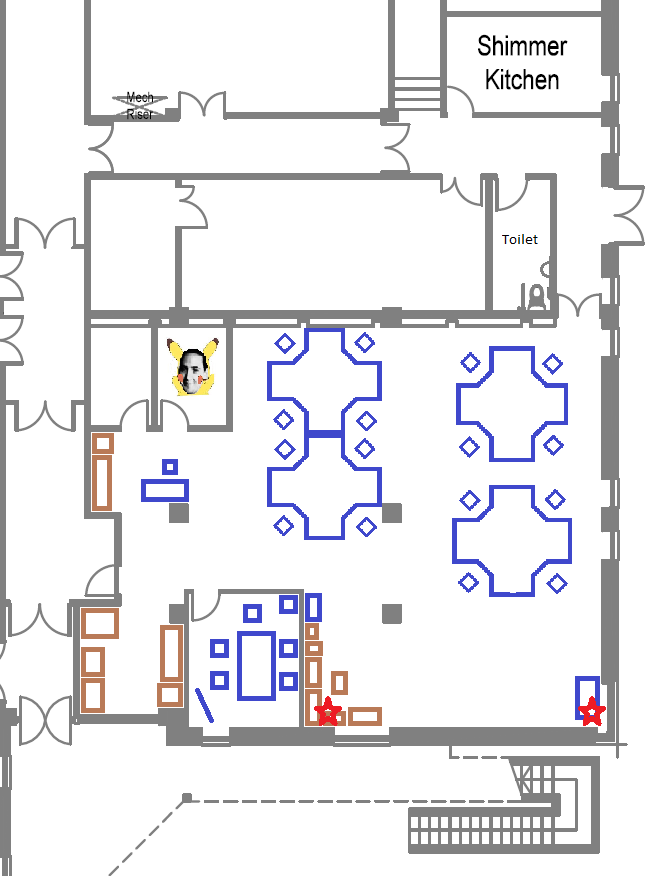
#> input picture ShimmerOffice2.png, 662 x 876 px
$ python PlotDrawer.py   (Python 2 division)
#> lines starting #> are read from the running program, lines starting #| are printed output that depends on the picture
import matplotlib.pyplot as plt
import matplotlib.image as mpimg
import numpy as np
import random, time, threading, datetime

class PlotDrawer():
   def __init__(self):
      self.size = 10
      self.x = [0.0] * self.size
      self.y = [0.0] * self.size
      self.mod_en = 0
      self.max = 200.0
      self.x_min = -5.0
      self.x_max = self.max+5.0
      self.y_min = -5.0
      self.y_max = self.max+5.0
      self.extent = (self.x_min, self.x_max, self.y_min, self.y_max)

      self.im = plt.imread("ShimmerOffice2.png")
#> self.im is the input picture: shape (876, 662, 4) float32; mean R, G, B, A 0.915, 0.912, 0.923, 1

      return

   def init(self):
      self.fig = plt.figure(tight_layout=True, figsize=(11,11))
      self.ax = self.fig.add_subplot(111)
      # some X and Y data
      self.li, = self.ax.plot(self.x, self.y, '-ro')
      # draw and show it
      self.fig.canvas.draw()
      plt.xlim((self.x_min,self.x_max))
      plt.ylim((self.y_min,self.y_max))
      self.extent = (self.x_min, self.x_max, self.y_min, self.y_max)
      implot = plt.imshow(self.im, extent=self.extent)
      plt.show(block=False)#True
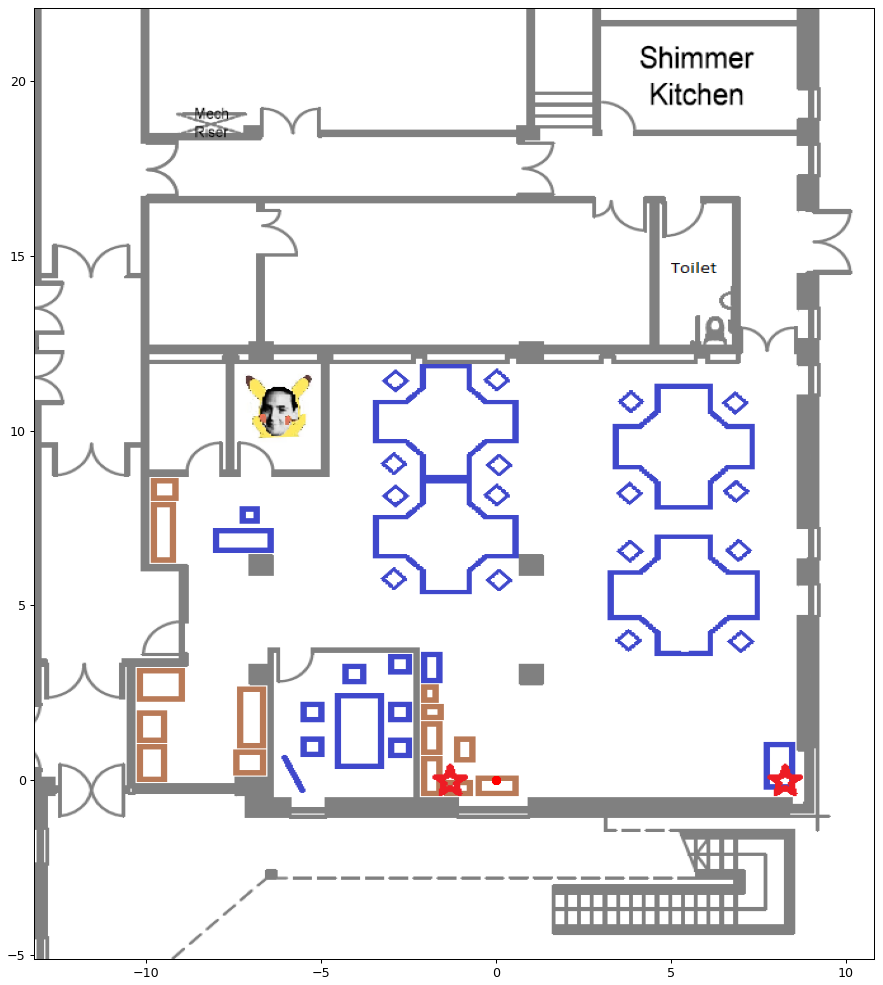
#> figure drawn by matplotlib, 1 panel

      return

   def run(self):
      while 1:
         try:
            self.li.set_ydata(self.y)
            self.li.set_xdata(self.x)
            self.fig.canvas.draw()
            # if 1:
               # implot = plt.imshow(self.im, extent=self.extent)
            #plt.show(block=False)#True
            #time.sleep(0.1)
         except :
            break
      return

   def xlim(self, x1, x2):
      self.x_min = x1
      self.x_max = x2
      return

   def setmax(self, m):
      self.max = m
      return

   def setModular(self, en):
      self.mod_en = en
      return

   def ylim(self, y1, y2):
      self.y_min = y1
      self.y_max = y2
      return

   def shiftin1(self, x1, y1):
      self.x[:-1] = self.x[1:]
      self.y[:-1] = self.y[1:]
      if self.mod_en == 1:
         self.x[-1] = self.mod(x1)
         self.y[-1] = self.mod(y1)
      else:
         self.x[-1] = x1
         self.y[-1] = y1
      return

   def mod(self, val):
      while(val>self.max):
         val -= self.max
      return val

   def updateAuto(self):
      while 1:
         try:
            self.x[:-1] = self.x[1:]
            self.y[:-1] = self.y[1:]
            n1 = random.random()
            n2 = random.random()
            self.x[-1] += n1
            self.y[-1] += n2
            if self.mod_en == 1:
               self.x[-1] = self.mod(self.x[-1])
               self.y[-1] = self.mod(self.y[-1])

            time.sleep(0.1)
         except :
            break
      return


if __name__ == "__main__":
   print __name__, "start ..."

   print "start drawer"
   max = 9.0
   margin = 2.0
   drawer = PlotDrawer()
   drawer.setmax(max)
   drawer.setModular(1)
   # drawer.xlim(-margin,max+margin)
   # drawer.ylim(-margin,max+margin)
   #shimmer office
   drawer.xlim(-13.2,10.8)
   drawer.ylim(-5.1,22.1)
   drawer.init()

   drawer_thread = threading.Thread(target=drawer.run)
   # Exit the server thread when the main thread terminates
   drawer_thread.daemon = True
   drawer_thread.start()

   print "start Auto updater"
   drawer_ua_thread = threading.Thread(target=drawer.updateAuto)
   # Exit the server thread when the main thread terminates
   drawer_ua_thread.daemon = True
   drawer_ua_thread.start()

   a = 1
   b = 2
   while 1:
      try:
#> (the run stopped early here; a loop or call above may not have finished)
